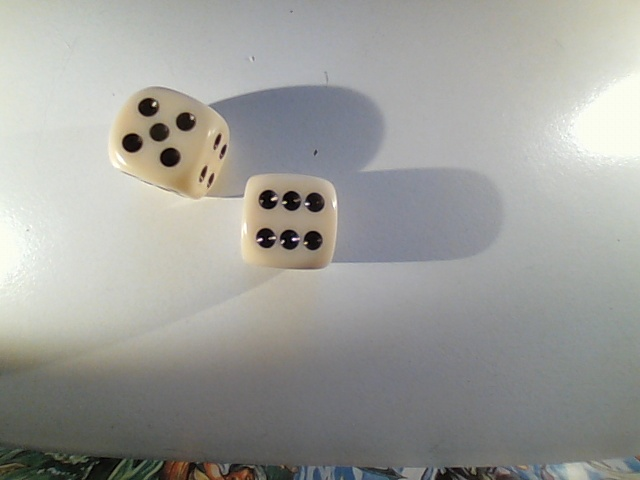
#> input picture data/images/6/241b9816-86c9-4c47-9864-20245e5b9ae8.jpg, 640 x 480 px
$ jupyter execute zpracovani_obrazu.ipynb
#> lines starting #> are read from the running program, lines starting #| are printed output that depends on the picture; after the words box and inside, x2 and y2 are one past the last pixel; in counts of white or black regions, pixels touching at a corner belong together
# Zpracování obrazu

[cell 1]
import cv2
import os
import matplotlib.pyplot as plt

[cell 2]
FILE_NAME = os.path.join('data', 'images', '6', '241b9816-86c9-4c47-9864-20245e5b9ae8.jpg')
BACKGROUND_NAME = os.path.join('data', 'images', 'background.jpg')

## Načtení a zobrazení obrázku

[cell 3]
image = cv2.imread(FILE_NAME)
#> image is the input picture: shape (480, 640, 3); mean B, G, R 154.4, 158.6, 158.3
image_background = cv2.imread(BACKGROUND_NAME)
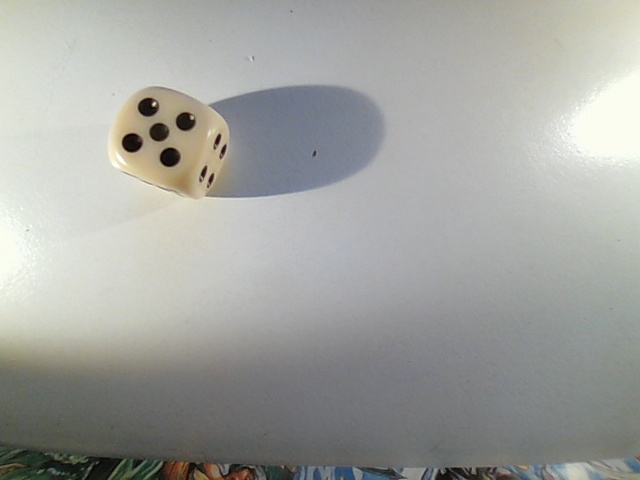
#> input picture data/images/background.jpg, 640 x 480 px
#> image_background is the input picture: shape (480, 640, 3); mean B, G, R 159.3, 163.4, 162.2

plt.figure(figsize=(10,10))
plt.imshow(image_background)
plt.figure(figsize=(10,10))
plt.imshow(image)

## Převod do stupňů šedi

[cell 4]
image_gray = cv2.cvtColor(image, cv2.COLOR_BGR2GRAY)
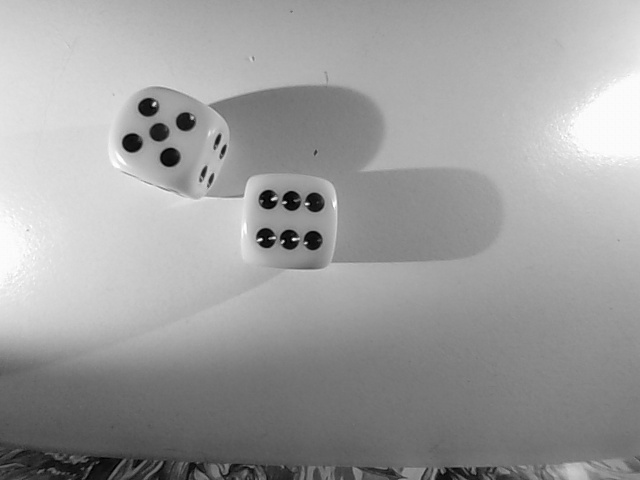
#> image_gray: shape (480, 640); min 0, max 255, mean 158
plt.figure(figsize=(10,10))
plt.imshow(image_gray, cmap='gray', vmin=0, vmax=255)
background_gray =cv2.cvtColor(image_background, cv2.COLOR_BGR2GRAY)
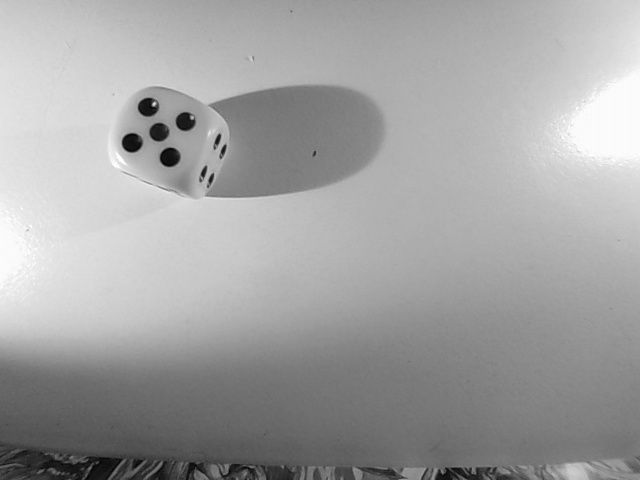
#> background_gray: shape (480, 640); min 1, max 254, mean 162.6
plt.figure(figsize=(10,10))
plt.imshow(background_gray, cmap='gray', vmin=0, vmax=255)

## Odečtení pozadí

[cell 5]
image_subtracted = cv2.subtract(background_gray, image_gray)
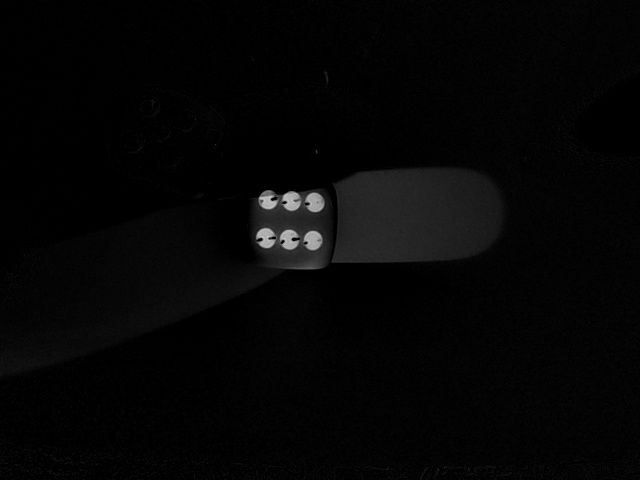
#> image_subtracted: shape (480, 640); min 0, max 200, mean 5.2
plt.figure(figsize=(10,10))
plt.imshow(image_subtracted, cmap='gray', vmin=0, vmax=255)

## Oprahování

[cell 6]
ret, image_threshold = cv2.threshold(image_subtracted, 120, 255, cv2.THRESH_BINARY)  # image threshold
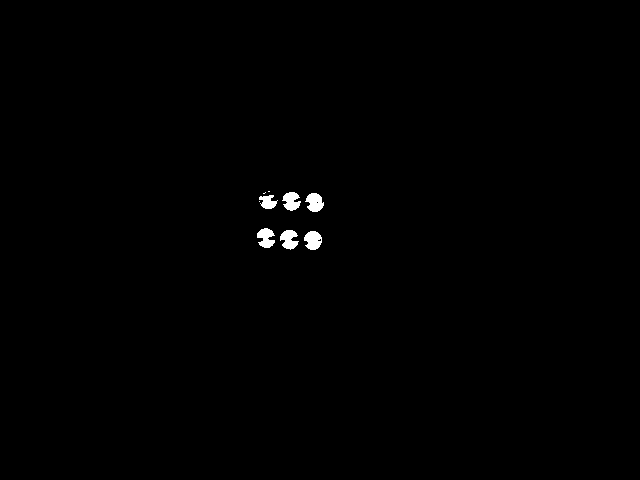
#> image_threshold: shape (480, 640); 0.46% white; 9 white regions (3 under 20 px)
plt.figure(figsize=(10,10))
plt.imshow(image_threshold, cmap='gray', vmin=0, vmax=255)

## Nalezení kontur a vykreslení výsledku

[cell 7]
contours, hierarchy = cv2.findContours(image_threshold, cv2.RETR_TREE, cv2.CHAIN_APPROX_SIMPLE)
#> contours = 11 contours, 5 with area under 20; largest, box (x1, y1, x2, y2) and area: (304, 231, 322, 250) 232, (305, 193, 324, 212) 224, (280, 230, 299, 250) 213, (257, 228, 275, 248) 208, (282, 192, 301, 211) 208, (259, 195, 278, 209) 140
target_contours = []
for contour in contours:
    contour_area = cv2.contourArea(contour)  # estimate contour area
    if contour_area > 100:
            target_contours.append(contour)
#> this loop made 11 passes
#> contour_area on passes 1, 3, 4, 6, 7, 9: 231.5, 213, 208, 140.5, 224, 208
#> after the loop, target_contours = 6 contours; box (x1, y1, x2, y2) and area: (304, 231, 322, 250) 232, (305, 193, 324, 212) 224, (280, 230, 299, 250) 213, (257, 228, 275, 248) 208, (282, 192, 301, 211) 208, (259, 195, 278, 209) 140
cv2.drawContours(image, target_contours, -1, (0, 255, 0), 3)  # draw contour into color image
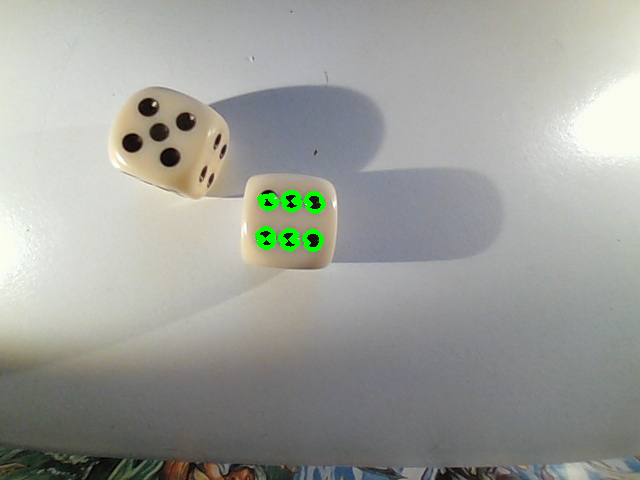
#> image: shape (480, 640, 3); 0.56% of pixels changed, all inside (x1, y1, x2, y2) = (255, 190, 326, 252)
plt.figure(figsize=(10,10))
plt.imshow(image)

[cell 8]
print(len(target_contours))
#| 6
